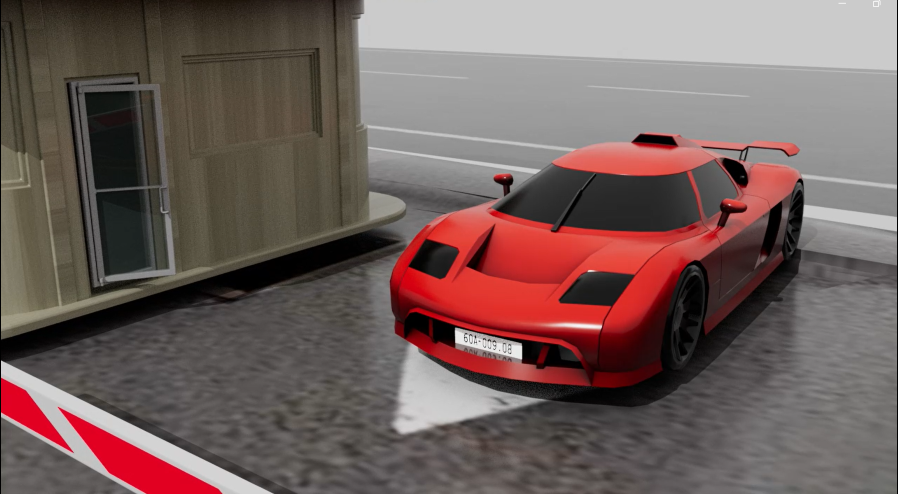
#> input picture server/test-image.png, 1795 x 988 px (shown at 1/2 size)
$ python analyze_test_image.py test-image.png test-image.png   (older library calls are emulated)
#> lines starting #> are read from the running program, lines starting #| are printed output that depends on the picture
"""
📊 Phân tích chất lượng ảnh test-image.png
So sánh với ảnh từ stream để tìm sự khác biệt
"""
import cv2
import numpy as np
import sys
import os
from pathlib import Path


def analyze_image_quality(image, image_name="Image"):
    """
    Phân tích chi tiết chất lượng ảnh
    """
    if image is None:
        print(f"❌ Không thể đọc {image_name}")
        return None

    h, w = image.shape[:2]
    gray = cv2.cvtColor(image, cv2.COLOR_BGR2GRAY)

    # Basic metrics
    brightness = np.mean(gray)
    contrast = np.std(gray)
    sharpness = cv2.Laplacian(gray, cv2.CV_64F).var()

    # Histogram analysis
    hist = cv2.calcHist([gray], [0], None, [256], [0, 256])
    hist_percent = hist / hist.sum() * 100

    over_exposed = np.sum(hist_percent[200:])
    under_exposed = np.sum(hist_percent[:50])
    well_exposed = np.sum(hist_percent[50:200])

    # Edge detection để đánh giá độ sắc nét
    edges = cv2.Canny(gray, 50, 150)
    edge_density = np.sum(edges > 0) / (w * h) * 100

    # Color analysis
    b, g, r = cv2.split(image)
    color_saturation = np.std([b, g, r], axis=0).mean()

    # Noise estimation
    noise_level = cv2.Laplacian(gray, cv2.CV_64F).var()

    # Contrast ratio
    min_val = np.min(gray)
    max_val = np.max(gray)
    contrast_ratio = max_val / max(min_val, 1)

    # File size will be added separately
    file_size_kb = 0

    return {
        'name': image_name,
        'size': f"{w}x{h}",
        'width': w,
        'height': h,
        'total_pixels': w * h,
        'file_size_kb': file_size_kb,
        'brightness': brightness,
        'contrast': contrast,
        'sharpness': sharpness,
        'noise_level': noise_level,
        'edge_density': edge_density,
        'color_saturation': color_saturation,
        'contrast_ratio': contrast_ratio,
        'over_exposed': over_exposed,
        'under_exposed': under_exposed,
        'well_exposed': well_exposed,
    }


def print_analysis(quality, detailed=False):
    """
    In kết quả phân tích
    """
    print(f"\n{'='*80}")
    print(f"📊 PHÂN TÍCH: {quality['name']}")
    print(f"{'='*80}")

    print(f"\n📐 KÍCH THƯỚC & FILE")
    print(f"  Kích thước:        {quality['size']}")
    print(f"  Tổng pixels:       {quality['total_pixels']:,}")
    if quality['file_size_kb'] > 0:
        print(f"  File size:         {quality['file_size_kb']:.1f} KB")

    print(f"\n💡 ĐỘ SÁNG (Brightness)")
    print(f"  Giá trị:           {quality['brightness']:.1f} / 255")
    if 100 <= quality['brightness'] <= 150:
        print(f"  Đánh giá:          ✅ TỐT (Ideal: 100-150)")
    elif quality['brightness'] < 100:
        print(f"  Đánh giá:          ⚠️ QUÁ TỐI (Cần tăng brightness)")
    else:
        print(f"  Đánh giá:          ⚠️ QUÁ SÁNG (Cần giảm brightness)")

    print(f"\n🎨 ĐỘ TƯƠNG PHẢN (Contrast)")
    print(f"  Giá trị:           {quality['contrast']:.1f}")
    if quality['contrast'] > 40:
        print(f"  Đánh giá:          ✅ TỐT (Contrast tốt)")
    else:
        print(f"  Đánh giá:          ⚠️ THIẾU TƯƠNG PHẢN (Cần tăng contrast)")

    print(f"\n🔪 ĐỘ SẮC NÉT (Sharpness)")
    print(f"  Giá trị:           {quality['sharpness']:.2f}")
    if quality['sharpness'] > 100:
        print(f"  Đánh giá:          ✅ SẮC NÉT (Tốt cho OCR)")
    else:
        print(f"  Đánh giá:          ⚠️ BỊ MỜ (Cần sharpen preprocessing)")

    print(f"\n📊 NHIỄU (Noise)")
    print(f"  Giá trị:           {quality['noise_level']:.2f}")
    if quality['noise_level'] < 50:
        print(f"  Đánh giá:          ✅ ÍT NHIỄU")
    else:
        print(f"  Đánh giá:          ⚠️ NHIỀU NHIỄU (Cần denoise)")

    print(f"\n📈 CHI TIẾT (Edge Density)")
    print(f"  Giá trị:           {quality['edge_density']:.2f}%")
    print(f"  Đánh giá:          {'✅ Nhiều chi tiết' if quality['edge_density'] > 5 else '⚠️ Ít chi tiết'}")

    print(f"\n🌈 MÀU SẮC (Saturation)")
    print(f"  Giá trị:           {quality['color_saturation']:.1f}")

    print(f"\n📷 EXPOSURE (Phơi sáng)")
    print(f"  Over-exposed:       {quality['over_exposed']:.1f}%")
    print(f"  Well-exposed:       {quality['well_exposed']:.1f}%")
    print(f"  Under-exposed:      {quality['under_exposed']:.1f}%")

    if detailed:
        print(f"\n📊 CHI TIẾT THÊM")
        print(f"  Contrast Ratio:    {quality['contrast_ratio']:.1f}:1")
        print(f"  Color Saturation:  {quality['color_saturation']:.1f}")


def compare_qualities(q1, q2):
    """
    So sánh 2 ảnh
    """
    print(f"\n{'='*80}")
    print(f"📈 SO SÁNH: {q1['name']} vs {q2['name']}")
    print(f"{'='*80}")

    # Size
    size_diff = abs(q1['total_pixels'] - q2['total_pixels']) / max(q1['total_pixels'], q2['total_pixels']) * 100
    print(f"\n📐 KÍCH THƯỚC")
    print(f"  Test image:        {q1['size']} ({q1['total_pixels']:,} pixels)")
    print(f"  Stream image:      {q2['size']} ({q2['total_pixels']:,} pixels)")
    print(f"  Khác biệt:         {size_diff:.1f}%")
    if size_diff > 20:
        print(f"  ⚠️ Khác biệt lớn! Stream image {'nhỏ hơn' if q2['total_pixels'] < q1['total_pixels'] else 'lớn hơn'}")
        if q2['total_pixels'] < q1['total_pixels'] * 0.8:
            print(f"  💡 Khuyến nghị: Upscale stream image trước khi OCR")

    # Brightness
    brightness_diff = q2['brightness'] - q1['brightness']
    print(f"\n💡 ĐỘ SÁNG")
    print(f"  Test image:        {q1['brightness']:.1f}")
    print(f"  Stream image:      {q2['brightness']:.1f}")
    print(f"  Chênh lệch:        {brightness_diff:+.1f}")
    if abs(brightness_diff) > 20:
        if brightness_diff < -20:
            print(f"  ⚠️ Stream image QUÁ TỐI hơn {abs(brightness_diff):.1f} điểm")
            print(f"  💡 Khuyến nghị: Thêm brightness preprocessing")
        else:
            print(f"  ⚠️ Stream image QUÁ SÁNG hơn {brightness_diff:.1f} điểm")

    # Contrast
    contrast_diff = q2['contrast'] - q1['contrast']
    contrast_ratio = q2['contrast'] / max(q1['contrast'], 1)
    print(f"\n🎨 ĐỘ TƯƠNG PHẢN")
    print(f"  Test image:        {q1['contrast']:.1f}")
    print(f"  Stream image:      {q2['contrast']:.1f}")
    print(f"  Chênh lệch:        {contrast_diff:+.1f}")
    print(f"  Tỷ lệ:             {contrast_ratio * 100:.1f}%")
    if contrast_ratio < 0.8:
        print(f"  ⚠️ Stream image THIẾU TƯƠNG PHẢN hơn")
        print(f"  💡 Khuyến nghị: Thêm contrast hoặc CLAHE preprocessing")

    # Sharpness
    sharpness_ratio = q2['sharpness'] / max(q1['sharpness'], 1)
    print(f"\n🔪 ĐỘ SẮC NÉT")
    print(f"  Test image:        {q1['sharpness']:.2f}")
    print(f"  Stream image:      {q2['sharpness']:.2f}")
    print(f"  Tỷ lệ:             {sharpness_ratio * 100:.1f}%")
    if sharpness_ratio < 0.7:
        print(f"  ⚠️ Stream image BỊ MỜ HƠN nhiều!")
        print(f"  💡 Khuyến nghị: Thêm sharpen preprocessing")
    elif sharpness_ratio > 1.3:
        print(f"  ✅ Stream image sắc nét hơn")

    # Noise
    noise_ratio = q2['noise_level'] / max(q1['noise_level'], 1)
    print(f"\n📊 NHIỄU")
    print(f"  Test image:        {q1['noise_level']:.2f}")
    print(f"  Stream image:      {q2['noise_level']:.2f}")
    print(f"  Tỷ lệ:             {noise_ratio * 100:.1f}%")
    if noise_ratio > 1.5:
        print(f"  ⚠️ Stream image có NHIỀU NHIỄU HƠN!")
        print(f"  💡 Khuyến nghị: Thêm denoise preprocessing")

    # Recommendations
    print(f"\n💡 KHUYẾN NGHỊ TỔNG HỢP")
    print(f"{'─'*80}")
    recommendations = []

    if q2['brightness'] < q1['brightness'] - 20:
        recommendations.append("✅ Thêm brightness preprocessing")

    if q2['contrast'] < q1['contrast'] - 10:
        recommendations.append("✅ Thêm contrast hoặc CLAHE preprocessing")

    if q2['sharpness'] < q1['sharpness'] * 0.7:
        recommendations.append("✅ Thêm sharpen preprocessing")

    if q2['noise_level'] > q1['noise_level'] * 1.5:
        recommendations.append("✅ Thêm denoise preprocessing")

    if q2['total_pixels'] < q1['total_pixels'] * 0.8:
        recommendations.append("✅ Upscale stream image trước khi OCR")

    if not recommendations:
        print("  ✅ Chất lượng ảnh stream tương đương test image")
        print("  → Không cần preprocessing, dùng 'none' là tốt nhất")
    else:
        print("  Các preprocessing cần thiết cho stream image:")
        for i, rec in enumerate(recommendations, 1):
            print(f"  {i}. {rec}")

        # Suggest best preprocessing
        if q2['sharpness'] < q1['sharpness'] * 0.7:
            print(f"\n  🎯 KHUYẾN NGHỊ CHÍNH: Dùng 'sharpen' preprocessing")


def main():
    if len(sys.argv) < 2:
        print("Usage:")
        print("  python analyze_test_image.py <test_image_path> [stream_image_path]")
        print("")
        print("Examples:")
        print("  python analyze_test_image.py test-image.png")
        print("  python analyze_test_image.py test-image.png stream_capture.png")
        sys.exit(1)

    test_image_path = sys.argv[1]

    if not os.path.exists(test_image_path):
        print(f"❌ File không tồn tại: {test_image_path}")
        sys.exit(1)

    # Load test image
    test_image = cv2.imread(test_image_path)
#> test_image is the input picture: shape (988, 1795, 3); mean B, G, R 92.4, 95.4, 114.8
    if test_image is None:
        print(f"❌ Không thể đọc ảnh: {test_image_path}")
        sys.exit(1)

    # Get file size
    file_size_kb = os.path.getsize(test_image_path) / 1024 if os.path.exists(test_image_path) else 0
    q1 = analyze_image_quality(test_image, "Test Image (test-image.png)")
#> in analyze_image_quality, `gray = cv2.cvtColor(image, cv2.COLOR_BGR2GRAY)`:
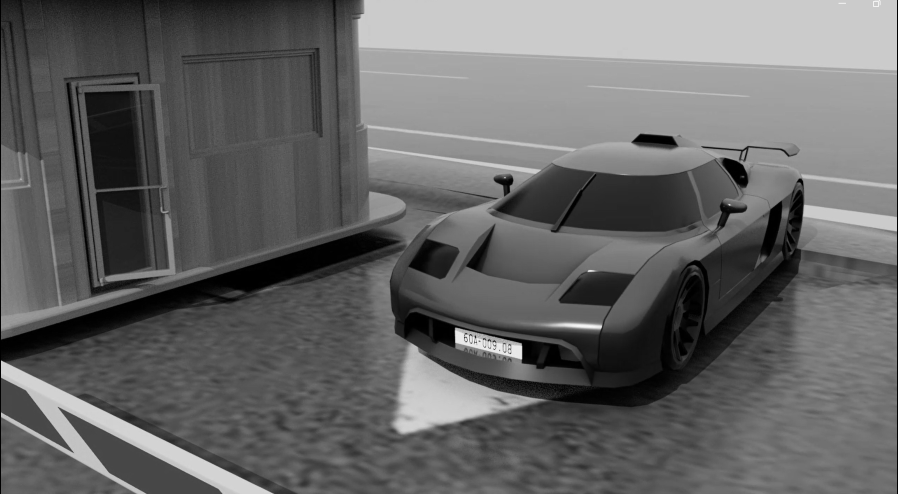
#> gray: shape (988, 1795) (shown at 1/2 size); min 0, max 255, mean 100.9
#> in analyze_image_quality, `brightness = np.mean(gray)`: brightness = 100.9
#> in analyze_image_quality, `contrast = np.std(gray)`: contrast = 52.78
#> in analyze_image_quality, `sharpness = cv2.Laplacian(gray, cv2.CV_64F).var()`: sharpness = 126.1
#> in analyze_image_quality, `hist = cv2.calcHist([gray], [0], None, [256], [0, 256])`: hist = 256 values, max 125770 at index 203, min 1 at index 253, mean 6927.6
#> in analyze_image_quality, `hist_percent = hist / hist.sum() * 100`: hist_percent = 256 values, max 7.09 at index 203, min 5.64e-05 at index 253, mean 0.391
#> in analyze_image_quality, `over_exposed = np.sum(hist_percent[200:])`: over_exposed = 8.87
#> in analyze_image_quality, `under_exposed = np.sum(hist_percent[:50])`: under_exposed = 15.44
#> in analyze_image_quality, `well_exposed = np.sum(hist_percent[50:200])`: well_exposed = 75.69
#> in analyze_image_quality, `edges = cv2.Canny(gray, 50, 150)`:
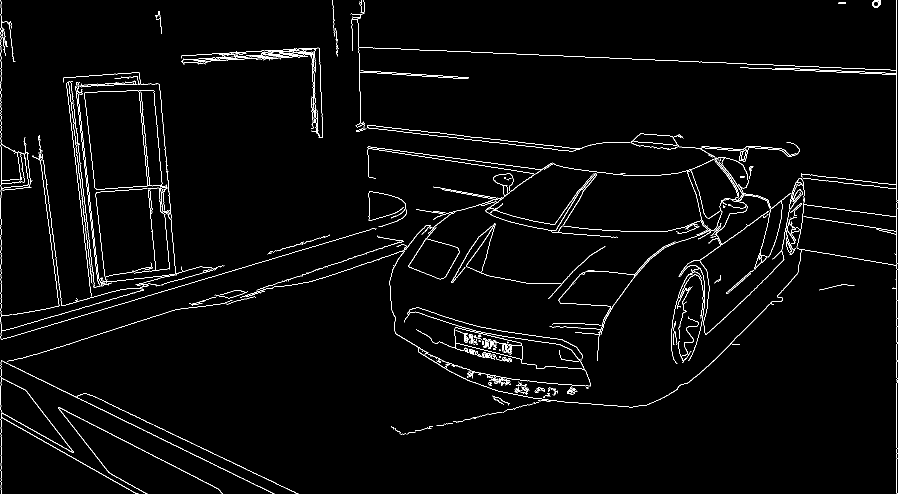
#> edges: shape (988, 1795) (shown at 1/2 size); 2.3% white in thin lines or dots
#> in analyze_image_quality, `edge_density = np.sum(edges > 0) / (w * h) * 100`: edge_density = 2.31
#> in analyze_image_quality, `b, g, r = cv2.split(image)`:
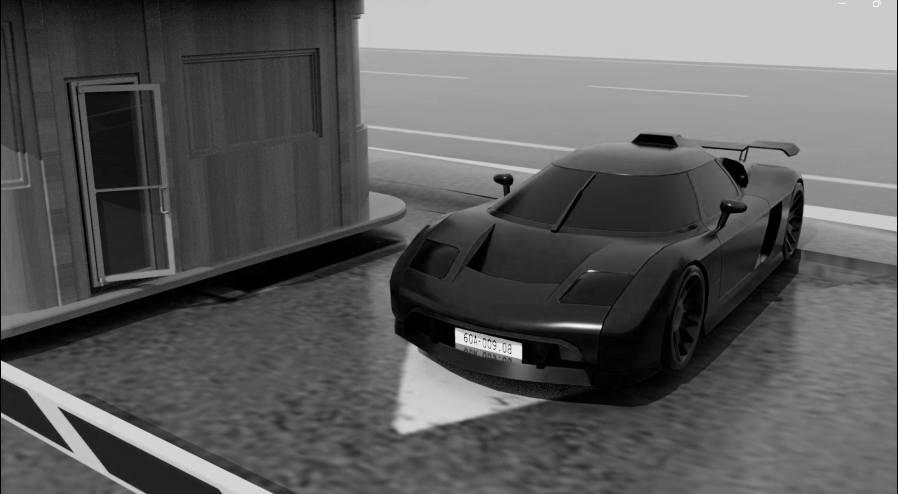
#> b: shape (988, 1795) (shown at 1/2 size); min 0, max 255, mean 92.4
#> in analyze_image_quality, `b, g, r = cv2.split(image)`:
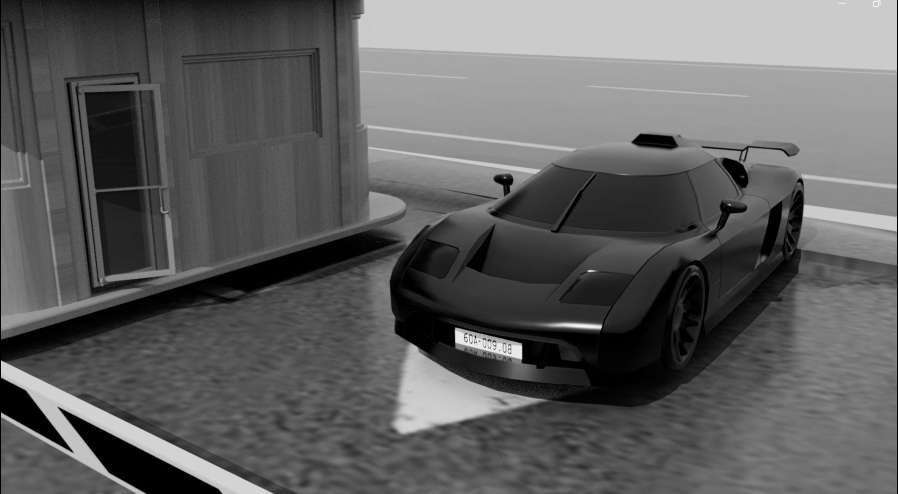
#> g: shape (988, 1795) (shown at 1/2 size); min 0, max 255, mean 95.4
#> in analyze_image_quality, `b, g, r = cv2.split(image)`:
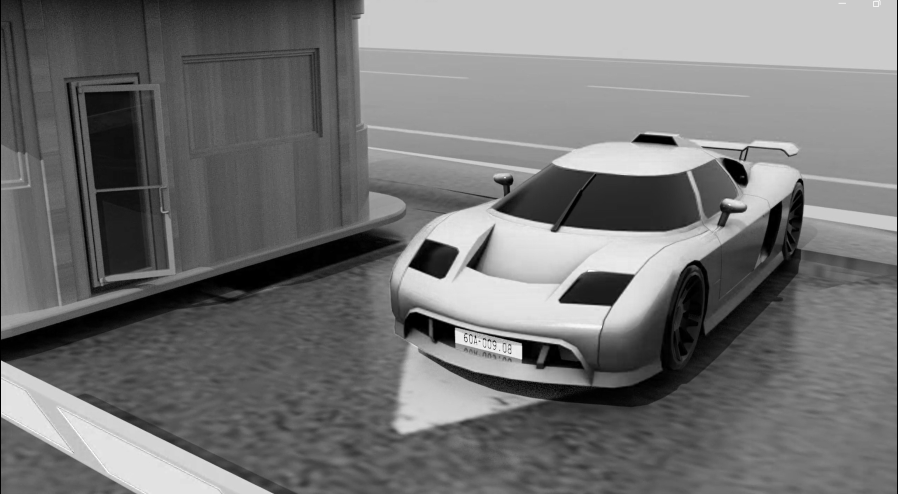
#> r: shape (988, 1795) (shown at 1/2 size); min 0, max 255, mean 114.8
#> in analyze_image_quality, `color_saturation = np.std([b, g, r], axis=0).mean()`: color_saturation = 10.48
#> in analyze_image_quality, `noise_level = cv2.Laplacian(gray, cv2.CV_64F).var()`: noise_level = 126.1
#> in analyze_image_quality, `min_val = np.min(gray)`: min_val = 0
#> in analyze_image_quality, `max_val = np.max(gray)`: max_val = 255
#> q1 = 16 items
    q1['file_size_kb'] = file_size_kb
    print_analysis(q1, detailed=True)
#| 📊 PHÂN TÍCH: Test Image (test-image.png)
#|   Kích thước:        1795x988
#|   Tổng pixels:       1,773,460
#|   File size:         1674.8 KB
#|   Giá trị:           100.9 / 255
#|   Giá trị:           52.8
#|   Giá trị:           126.12
#|   Giá trị:           126.12
#|   Giá trị:           2.31%
#|   Đánh giá:          ⚠️ Ít chi tiết
#|   Giá trị:           10.5
#|   Over-exposed:       8.9%
#|   Well-exposed:       75.7%
#|   Under-exposed:      15.4%
#|   Contrast Ratio:    255.0:1
#|   Color Saturation:  10.5

    # Load stream image if provided
    if len(sys.argv) > 2:
        stream_image_path = sys.argv[2]
        if os.path.exists(stream_image_path):
            stream_image = cv2.imread(stream_image_path)
            if stream_image is None:
                print(f"❌ Không thể đọc ảnh: {stream_image_path}")
            else:
                stream_file_size_kb = os.path.getsize(stream_image_path) / 1024
                q2 = analyze_image_quality(stream_image, "Stream Image")
#> q2 = 16 items
                q2['file_size_kb'] = stream_file_size_kb
                print_analysis(q2, detailed=True)
#| 📊 PHÂN TÍCH: Stream Image
#|   Kích thước:        1795x988
#|   Tổng pixels:       1,773,460
#|   File size:         1674.8 KB
#|   Giá trị:           100.9 / 255
#|   Giá trị:           52.8
#|   Giá trị:           126.12
#|   Giá trị:           126.12
#|   Giá trị:           2.31%
#|   Đánh giá:          ⚠️ Ít chi tiết
#|   Giá trị:           10.5
#|   Over-exposed:       8.9%
#|   Well-exposed:       75.7%
#|   Under-exposed:      15.4%
#|   Contrast Ratio:    255.0:1
#|   Color Saturation:  10.5
                compare_qualities(q1, q2)
#| 📈 SO SÁNH: Test Image (test-image.png) vs Stream Image
#> in compare_qualities, `size_diff = abs(q1['total_pixels'] - q2['total_pixels']) / max(q1['tot..`: size_diff = 0
#|   Test image:        1795x988 (1,773,460 pixels)
#|   Stream image:      1795x988 (1,773,460 pixels)
#|   Khác biệt:         0.0%
#|   Test image:        100.9
#|   Stream image:      100.9
#|   Chênh lệch:        +0.0
#> in compare_qualities, `contrast_ratio = q2['contrast'] / max(q1['contrast'], 1)`: contrast_ratio = 1
#|   Test image:        52.8
#|   Stream image:      52.8
#|   Chênh lệch:        +0.0
#|   Tỷ lệ:             100.0%
#|   Test image:        126.12
#|   Stream image:      126.12
#|   Tỷ lệ:             100.0%
#|   Test image:        126.12
#|   Stream image:      126.12
#|   Tỷ lệ:             100.0%
        else:
            print(f"\n⚠️ Stream image không tồn tại: {stream_image_path}")
    else:
        print(f"\n💡 Để so sánh với ảnh stream:")
        print(f"   1. Capture ảnh từ stream (dùng Test Capture button)")
        print(f"   2. Lưu ảnh vào server/stream_capture.png")
        print(f"   3. Chạy: python analyze_test_image.py test-image.png stream_capture.png")


if __name__ == "__main__":
    main()

$ run again, with server/test_alpr_outpsut.jpg saved as server/test-image.png
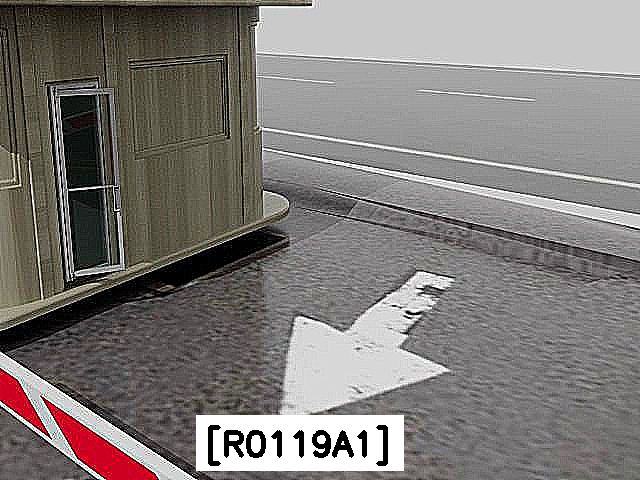
#> input picture server/test_alpr_outpsut.jpg, 640 x 480 px
#> in main, test_image is the input picture: shape (480, 640, 3); mean B, G, R 120.2, 122.9, 127.3
#> brightness = 124
#> contrast = 60.74
#> sharpness = 6258.9
#> hist = 256 values, max 22052 at index 202, min 97 at index 246, mean 1200
#> hist_percent = 256 values, max 7.18 at index 202, min 0.0316 at index 246, mean 0.391
#> over_exposed = 17.33
#> under_exposed = 9.87
#> well_exposed = 72.8
#> in analyze_image_quality, `edges = cv2.Canny(gray, 50, 150)`:
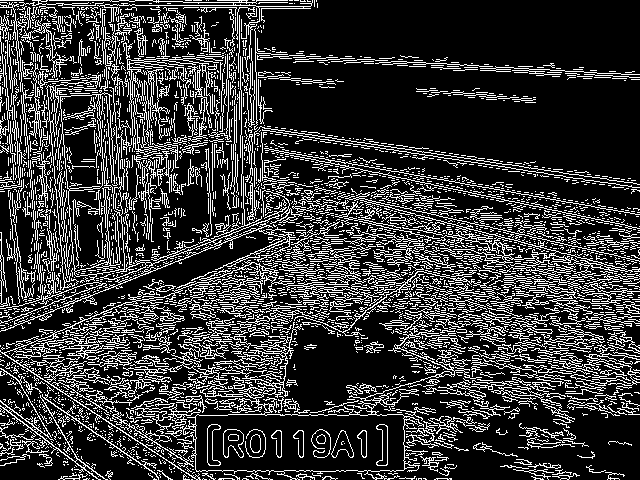
#> edges: shape (480, 640); 21.8% white in thin lines or dots
#> edge_density = 21.8
#> in analyze_image_quality, `b, g, r = cv2.split(image)`:
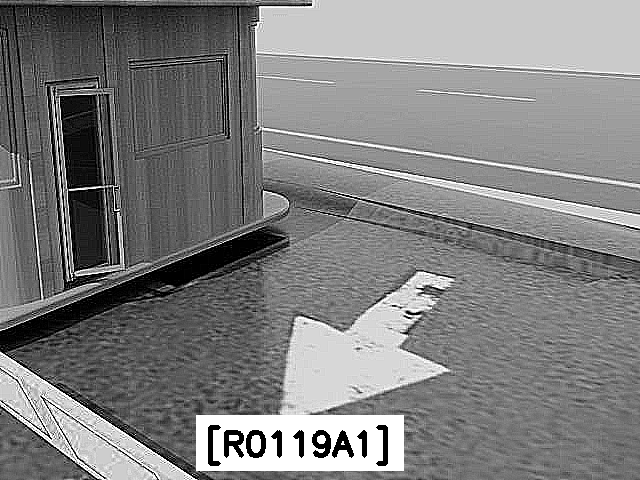
#> r: shape (480, 640); min 0, max 255, mean 127.3
#> color_saturation = 3.79
#> noise_level = 6258.9
#> min_val = 0
#> max_val = 255
#> q1 = 16 items
#| 📊 PHÂN TÍCH: Test Image (test-image.png)
#|   Kích thước:        640x480
#|   Tổng pixels:       307,200
#|   File size:         386.9 KB
#|   Giá trị:           124.0 / 255
#|   Giá trị:           60.7
#|   Giá trị:           6258.90
#|   Giá trị:           6258.90
#|   Giá trị:           21.80%
#|   Đánh giá:          ✅ Nhiều chi tiết
#|   Giá trị:           3.8
#|   Over-exposed:       17.3%
#|   Well-exposed:       72.8%
#|   Under-exposed:      9.9%
#|   Contrast Ratio:    255.0:1
#|   Color Saturation:  3.8
#| 📊 PHÂN TÍCH: Stream Image
#|   Kích thước:        640x480
#|   Tổng pixels:       307,200
#|   File size:         386.9 KB
#|   Giá trị:           124.0 / 255
#|   Giá trị:           60.7
#|   Giá trị:           6258.90
#|   Giá trị:           6258.90
#|   Giá trị:           21.80%
#|   Đánh giá:          ✅ Nhiều chi tiết
#|   Giá trị:           3.8
#|   Over-exposed:       17.3%
#|   Well-exposed:       72.8%
#|   Under-exposed:      9.9%
#|   Contrast Ratio:    255.0:1
#|   Color Saturation:  3.8
#| 📈 SO SÁNH: Test Image (test-image.png) vs Stream Image
#> size_diff = 0
#|   Test image:        640x480 (307,200 pixels)
#|   Stream image:      640x480 (307,200 pixels)
#|   Khác biệt:         0.0%
#|   Test image:        124.0
#|   Stream image:      124.0
#|   Chênh lệch:        +0.0
#> in compare_qualities, `contrast_ratio = q2['contrast'] / max(q1['contrast'], 1)`: contrast_ratio = 1
#|   Test image:        60.7
#|   Stream image:      60.7
#|   Chênh lệch:        +0.0
#|   Tỷ lệ:             100.0%
#|   Test image:        6258.90
#|   Stream image:      6258.90
#|   Tỷ lệ:             100.0%
#|   Test image:        6258.90
#|   Stream image:      6258.90
#|   Tỷ lệ:             100.0%
